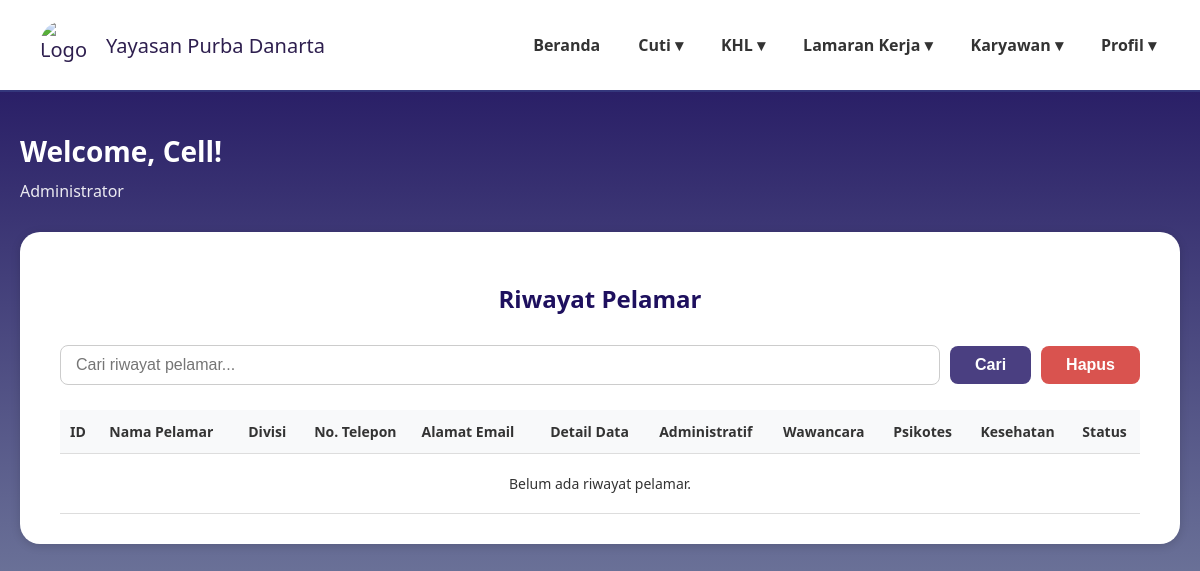
The app's page /riwayat_pelamar.php, older data.
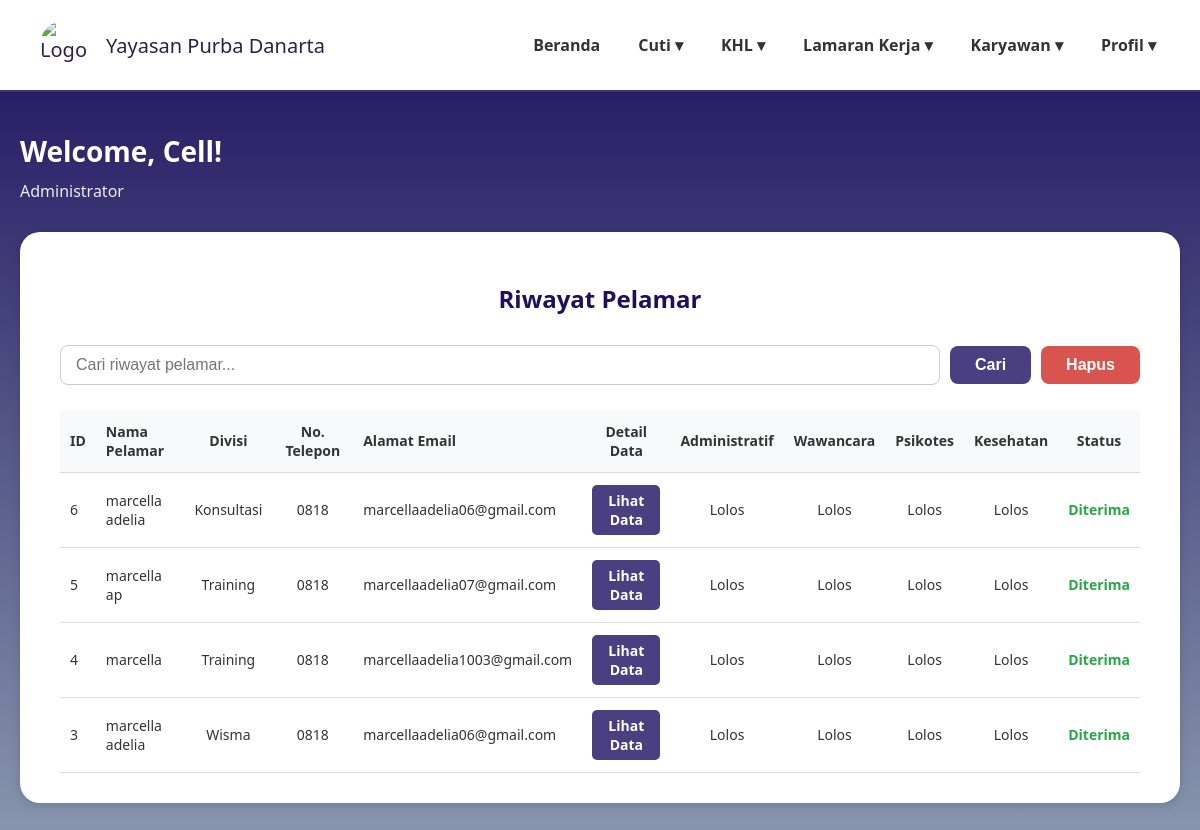
The same page, newer data.
### tables this page shows
CREATE TABLE `data_pelamar` (
  `id` int(11) NOT NULL,
  `user_id` int(11) NOT NULL,
  `nama_lengkap` varchar(100) DEFAULT NULL,
  `posisi_dilamar` varchar(100) DEFAULT NULL,
  `jenis_kelamin` varchar(20) DEFAULT NULL,
  `tempat_lahir` varchar(100) DEFAULT NULL,
  `tanggal_lahir` date DEFAULT NULL,
  `nik` varchar(50) DEFAULT NULL,
  `alamat_rumah` text DEFAULT NULL,
  `no_telp` varchar(20) DEFAULT NULL,
  `email` varchar(100) DEFAULT NULL,
  `agama` varchar(50) DEFAULT NULL,
  `kontak_darurat` varchar(50) DEFAULT NULL,
  `pendidikan_terakhir` varchar(50) DEFAULT NULL,
  `surat_lamaran` varchar(255) DEFAULT NULL,
  `cv` varchar(255) DEFAULT NULL,
  `photo_formal` varchar(255) DEFAULT NULL,
  `ijazah_transkrip` varchar(255) DEFAULT NULL,
  `berkas_pendukung` varchar(255) DEFAULT NULL,
  `ktp` varchar(255) DEFAULT NULL,
  `status` varchar(50) DEFAULT 'Menunggu Proses',
  `status_seleksi` varchar(100) DEFAULT 'Proses seleksi sedang berlangsung',
  `pengumuman` text DEFAULT 'Belum ada pengumuman saat ini.',
  `created_at` timestamp NOT NULL DEFAULT current_timestamp()
);

### riwayat_pelamar.php (the view, shortened to what this page needs)
<?php
require 'config.php';
$query = $conn->prepare("
    SELECT id, nama_lengkap, posisi_dilamar, no_telp, email, status
    FROM data_pelamar
    WHERE status = 'Diterima' OR status = 'Tidak Lolos'
    ORDER BY id DESC
");
$query->execute();
$riwayat_pelamar = $query->get_result();
function getStageStatus($finalStatus) {
    if ($finalStatus == 'Diterima') {
        return 'Lolos';
    }
    return '-';
}
?>
<!DOCTYPE html>
<html lang="id">
<head>
</head>
<body>
<header>
    <div class="logo">
        <img src="https://yt3.googleusercontent.com/ytc/AIdro_k21dE_e_T4s2-9e5aB2H3-_hDUa8sGAky5TTsD=s900-c-k-c0x00ffffff-no-rj" alt="Logo Yayasan">
        <span>Yayasan Purba Danarta</span>
    </div>
    <nav>
        <ul>
        <li><a href="dashboardadmin.php">Beranda</a></li>
        <li><a href="#">Cuti ▾</a>
        </li>
        <li><a href="#">KHL ▾</a>
        </li>
        <li><a href="#">Lamaran Kerja ▾</a>
        </li>
        <li><a href="#">Karyawan ▾</a></li>
        <li><a href="#">Profil ▾</a></li>
        </ul>
    </nav>
</header>
<main>
    <h1>Welcome, Cell!</h1>
    <p class="admin-title">Administrator</p>
    <div class="card">
        <h2 class="page-title">Riwayat Pelamar</h2>
        <div class="action-bar">
            <input type="search" placeholder="Cari riwayat pelamar...">
            <button class="btn-cari">Cari</button>
            <button class="btn-hapus">Hapus</button>
        </div>
        <div style="overflow-x:auto;">
            <table class="data-table">
                <thead>
                    <tr>
                        <th class="text-left">ID</th>
                        <th class="text-left">Nama Pelamar</th>
                        <th>Divisi</th>
                        <th>No. Telepon</th>
                        <th class="text-left">Alamat Email</th>
                        <th>Detail Data</th>
                        <th>Administratif</th>
                        <th>Wawancara</th>
                        <th>Psikotes</th>
                        <th>Kesehatan</th>
                        <th>Status</th>
                    </tr>
                </thead>
                <tbody>
                    <?php if ($riwayat_pelamar->num_rows > 0): ?>
                        <?php while($row = $riwayat_pelamar->fetch_assoc()): ?>
                            <?php
                                $stage_status = getStageStatus($row['status']);
                            ?>
                            <tr>
                                <td class="text-left"><?= $row['id'] ?></td>
                                <td class="text-left"><?= htmlspecialchars($row['nama_lengkap']) ?></td>
                                <td><?= htmlspecialchars($row['posisi_dilamar']) ?></td>
                                <td><?= htmlspecialchars($row['no_telp']) ?></td>
                                <td class="text-left"><?= htmlspecialchars($row['email']) ?></td>
                                <td><a href="detail_pelamar.php?id=<?= $row['id'] ?>" class="btn-lihat">Lihat Data</a></td>
                                <td><?= $stage_status ?></td>
                                <td><?= $stage_status ?></td>
                                <td><?= $row['posisi_dilamar'] == 'divisi1' ? 'Tidak Ada' : $stage_status ?></td>
                                <td><?= $row['posisi_dilamar'] == 'divisi1' ? 'Tidak Ada' : $stage_status ?></td>
                                <td>
                                    <?php if ($row['status'] == 'Diterima'): ?>
                                        <span class="status-diterima">Diterima</span>
                                    <?php else: ?>
                                        <span class="status-tidak-lolos">Tidak Lolos</span>
                                    <?php endif; ?>
                                </td>
                            </tr>
                        <?php endwhile; ?>
                    <?php else: ?>
                        <tr><td colspan="11" style="text-align:center; padding: 20px;">Belum ada riwayat pelamar.</td></tr>
                    <?php endif; ?>
                </tbody>
            </table>
        </div>
    </div>
</main>
</body>
</html>

Row changes from the older to the newer data that the page shows:
added data_pelamar: id "6", nama_lengkap "marcella adelia", posisi_dilamar "Konsultasi", no_telp "0818", email "marcellaadelia06@gmail.com", status "Lolos", shows "Diterima"
added data_pelamar: id "5", nama_lengkap "marcella ap", posisi_dilamar "Training", no_telp "0818", email "marcellaadelia07@gmail.com", status "Lolos", shows "Diterima"
added data_pelamar: id "4", nama_lengkap "marcella", posisi_dilamar "Training", no_telp "0818", email "marcellaadelia1003@gmail.com", status "Lolos", shows "Diterima"
now on this page (row edited): data_pelamar: id "3", nama_lengkap "marcella adelia", posisi_dilamar "Wisma", no_telp "0818", email "marcellaadelia06@gmail.com", status "Lolos", shows "Diterima"
Text that changed along with them:
text no longer shown: "Belum ada riwayat pelamar."
